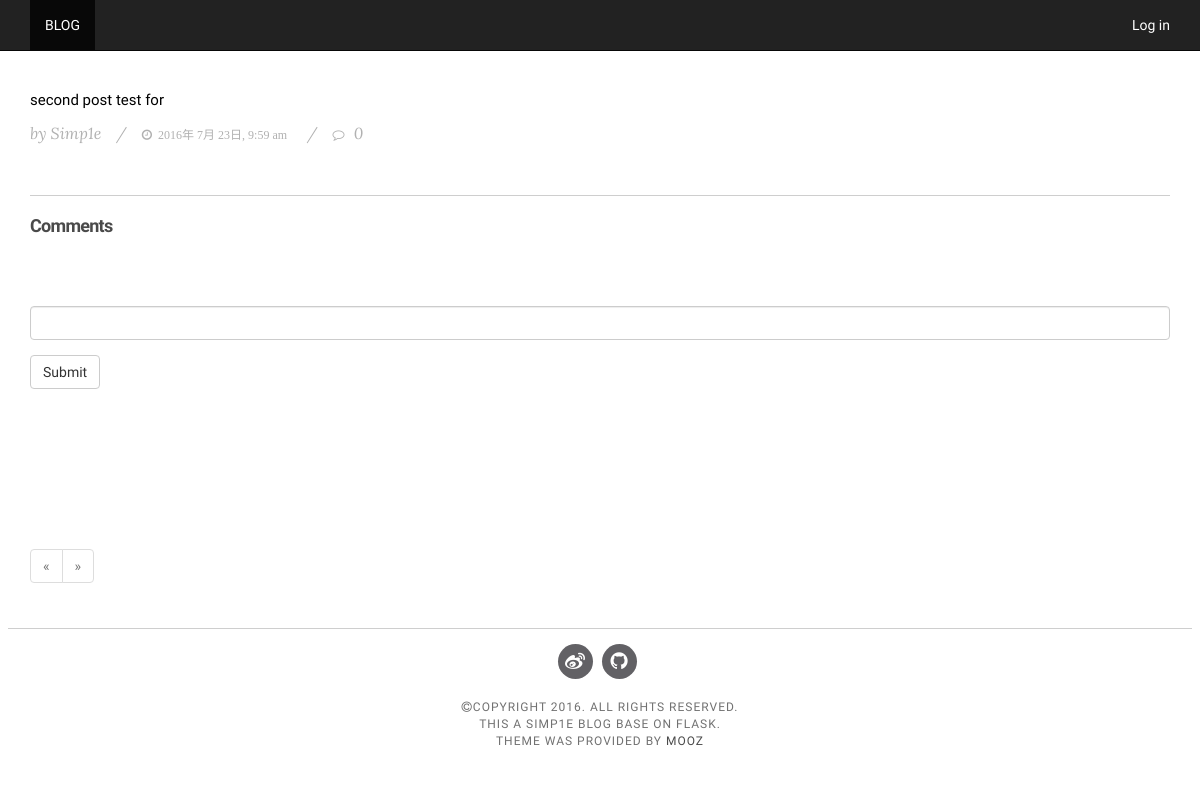
Screenshot of /post/2 with the database file from the repository.
### app/models.py (models this page shows, shortened)
class Post(db.Model):
    __tablename__ = 'posts'
    id = db.Column(db.Integer, primary_key=True)
    body = db.Column(db.Text)
    body_html = db.Column(db.Text)
    timestamp = db.Column(db.DateTime, index=True, default=datetime.utcnow)
    author_name = db.Column(db.Integer, db.ForeignKey('users.id'))
    comments = db.relationship('Comment', backref='post', lazy='dynamic')

### app/main/views.py (the view, shortened to what this page needs)
@main.route('/post/<int:id>', methods=['GET', 'POST'])
def post(id):
    post = Post.query.get_or_404(id)
    form = CommentForm()
    page = request.args.get('page', 1, type=int)
    if page == -1:
        page = (post.comments.count() - 1) //\
            current_app.config['FLASKY_COMMNET_PER_PAGE'] + 1
    pagination = post.comments.order_by(Comment.timestamp.desc()).paginate(
        page, per_page=current_app.config['FLASKY_COMMNET_PER_PAGE'],
        error_out=False)
    comments = pagination.items
    return render_template('post.html', posts=[post], form=form,
                           comments=comments, pagination=pagination)

### app/main/forms.py
class CommentForm(Form):
    body = PageDownField('', validators=[Required()])
    submit = SubmitField('Submit')

### app/main/__init__.py (called while the page is built)
@main.app_context_processor
def inject_permissions():
    return dict(Permission=Permission)

### app/models.py (called while the page is built)
    def can(self, permissions):
        return False

### app/templates/post.html (shortened to what this page needs)
{% extends 'base.html' %}
{% import "bootstrap/wtf.html" as wtf %}
{% import "_macro.html" as macro %}
{% block page_content %}
{% include '_post.html' %}
<h4 id="comments">Comments</h4>
<div class="comment-form">
    {{ wtf.quick_form(form) }}
</div>
{% if pagination %}
<div class="pagination">
    {{ macro.pagination_widget(pagination, '.post', fragment='#comments', id=posts[0].id) }}
</div>
{% endif %}
{% endblock %}

### app/templates/_post.html (shortened to what this page needs)
{% for post in posts %}
    <article class='posts'>
        <div class="post-body" >
            {% if post.body_html %}
                {{ post.body_html | safe }}
            {% else %}
                {{ post.body }}
            {% endif %}
        </div>
        <div class="post-meta"><span>by Simp1e</span>/<span><i class="fa fa-clock-o">&ensp;{{ moment(post.timestamp).format('YYYY年 M月 D日, h:mm a') }}</i></span>/<span><i class="fa fa-comment-o"></i> <a href="{{ url_for('.post', id=post.id) }}#comments">{{ post.comments.count() }}</a></span>
        </div>
    </article>
{% endfor %}

### app/static/css/style.css (style rules this page uses)
body { font-family: "Raleway", Sans-serif; -webkit-font-smoothing: antialiased; }
h1, h2, h3, h4, h5, h6 { letter-spacing: -0.04em; font-weight: 700; font-style: normal; font-family: "Raleway", Sans-serif; color: #4A4A4A; }
p { font-family: 'Raleway', sans-serif; font-size: 15px; font-weight: 400; line-height: 24px; color: #000; }
a { color: #4A4A4A; }
a, a:hover, a:focus, a:active, a.active { outline: 0; text-decoration: none; }
.posts { padding-bottom: 30px; margin-bottom: 20px; margin-top: 60px; border-bottom: 1px solid #CECECE; }
.posts .post-meta { margin: 5px 0 20px; font-weight: 400; font-size: 16px; color: #B1B1B1; font-family: "Lora"; font-style: italic; }
.posts .post-meta a { color: #B1B1B1; }
.posts .post-meta span { padding-left: 15px; padding-right: 15px; }
.posts .post-meta span:first-child { padding-left: 0; padding-right: 15px; }
.posts .post-meta i { padding-right: 5px; font-size: 12px; }
form { padding-bottom: 40px; margin: 50px 0px 80px 0; }

### rows the page displays
Post: body_html "second post test for", timestamp "2016年 7月 23日, 9:59 am", comments.count "0"
